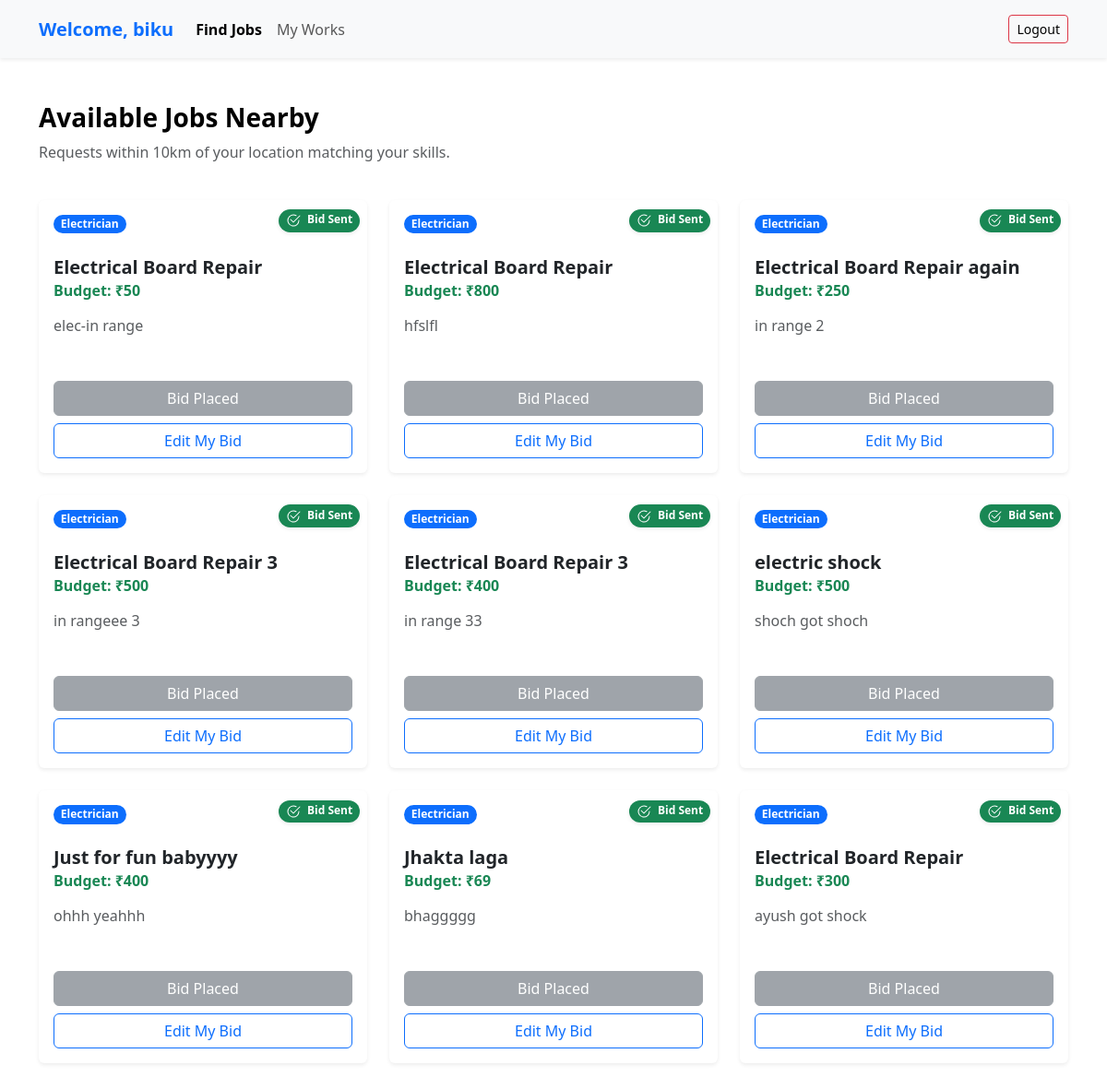
Screenshot of /provider_dashboard (signed in) with the database file from the repository.
### app.py (models this page shows)
class users(db.Model):
    id = db.Column(db.Integer, primary_key=True)
    email = db.Column(db.String(120), unique=True, nullable=False, index=True)
    password_hash = db.Column(db.String(255), nullable=False)
    full_name = db.Column(db.String(120), nullable=False)
    latitude = db.Column(db.Float, nullable=False)
    longitude = db.Column(db.Float, nullable=False)
    radius_km = db.Column(db.Float, default=5.0)  # optional usage
    is_provider = db.Column(db.Boolean, default=False)
    is_consumer = db.Column(db.Boolean, default=False)
    user_skill=db.Column(db.String(20), nullable=True)
    created_at = db.Column(db.DateTime, default=db.func.current_timestamp())

class service_request(db.Model):
    id=db.Column(db.Integer, primary_key=True)
    consumer_id=db.Column(db.Integer, nullable=False)
    con_latitude = db.Column(db.Float, nullable=False)
    con_longitude = db.Column(db.Float, nullable=False)
    service_title=db.Column(db.String(200), nullable=False)
    service_type=db.Column(db.String(50), nullable=False)
    budget=db.Column(db.Integer, nullable=False)
    desc=db.Column(db.String(500), nullable=False)
    is_active=db.Column(db.Boolean, default=True)
    is_inprogress=db.Column(db.Boolean, default=False)
    assigned_provider_id=db.Column(db.Integer, nullable=True)
    created_at=db.Column(db.DateTime, default=db.func.current_timestamp())

### app.py (the view)
@app.route('/provider_dashboard')
def provider_dashboard():
    if 'user_id' not in session:
        return redirect(url_for('login'))
    id=session['user_id']
    print("id:",id)
    current_user_object = users.query.get(id)
    print(current_user_object.user_skill)
    ser_req=service_request.query.filter_by(service_type=current_user_object.user_skill)
    my_bids=bids.query.filter_by(prov_id=id).all()
    bid_request_ids=[bid.ser_req_id for bid in my_bids]
    return render_template('provider/provider_dashboard.html',user=current_user_object,requests=ser_req,bid_request_ids=bid_request_ids)

### app.py (called while the page is built)
def calculate_distance(lat1, lon1, lat2, lon2):
    if None in [lat1, lon1, lat2, lon2]:
        return 99999 # Return a huge distance if data is missing
    lon1, lat1, lon2, lat2 = map(radians, [lon1, lat1, lon2, lat2])
    dlon = lon2 - lon1
    dlat = lat2 - lat1
    a = sin(dlat/2)**2 + cos(lat1) * cos(lat2) * sin(dlon/2)**2
    c = 2 * asin(sqrt(a))
    r = 6371 # Radius of earth in kilometers
    return c * r

### templates/provider/provider_dashboard.html (shortened to what this page needs)
{% extends 'base.html' %}
{% block body %}
<nav class="navbar navbar-expand-lg bg-body-tertiary shadow-sm sticky-top">
  <div class="container">
    <a class="navbar-brand fw-bold text-primary" href="#">
       Welcome, {{user.full_name}}
    </a>
    <div class="collapse navbar-collapse" id="navbarText">
      <ul class="navbar-nav me-auto mb-2 mb-lg-0">
        <li class="nav-item">
          <a class="nav-link active fw-bold" aria-current="page" href="#">Find Jobs</a>
        </li>
        <li class="nav-item">
          <a class="nav-link" href="{{ url_for('my_works') }}">My Works</a>
        </li>
      </ul>
      <span class="navbar-text">
        <a href="{{url_for('logout')}}" class="btn btn-outline-danger btn-sm">Logout</a>
      </span>
    </div>
  </div>
</nav>
<div class="container py-5">
  <div class="d-flex justify-content-between align-items-center mb-4">
    <div>
      <h3 class="fw-bold text-body-emphasis">Available Jobs Nearby</h3>
      <p class="text-body-secondary">Requests within 10km of your location matching your skills.</p>
    </div>
  </div>
  <div class="row row-cols-1 row-cols-md-2 row-cols-lg-3 g-4">
    {% for req in requests %}
      {% if distance_km(req.con_latitude, req.con_longitude, user.latitude, user.longitude) <= 10 %}
      <div class="col">
        <div class="card h-100 shadow-sm border-0 position-relative transition-hover">
          {% if req.id in bid_request_ids %}
          <div class="position-absolute top-0 end-0 m-2 z-2">
            <span class="badge bg-success rounded-pill shadow-sm">
              Bid Sent
            </span>
          </div>
          {% endif %}
          <div class="card-header bg-transparent border-0 pt-3">
            <div class="d-flex justify-content-between align-items-center">
              <span class="badge bg-primary rounded-pill">{{ req.service_type }}</span>
              <span class="text-body-secondary small">{{ req.created_at.strftime('%b %d') }}</span>
            </div>
          </div>
          <div class="card-body">
            <h5 class="card-title fw-bold text-body">{{ req.service_title }}</h5>
            <h6 class="card-subtitle mb-3 text-success fw-bold">
              Budget: ₹{{ req.budget }}
            </h6>
            <p class="card-text text-body-secondary text-truncate-3" style="min-height: 3rem;">
              {{ req.desc }}
            </p>
          </div>
          <div class="card-footer bg-transparent border-top-0 pb-3">
            <div class="d-grid gap-2">
              {% if req.id in bid_request_ids %}
                <button class="btn btn-secondary disabled" disabled>Bid Placed</button>
                <a href="{{url_for('edit_bid', serv_id=req.id)}}" class="btn btn-outline-primary">
                  Edit My Bid
                </a>
              {% else %}
                <a href="{{url_for('place_bid', serv_id=req.id)}}" class="btn btn-primary">
                  Place Bid Now
                </a>
              {% endif %}
            </div>
          </div>
        </div>
      </div>
      {% endif %}
    {% else %}
      <div class="col-12 text-center py-5">
        <h4 class="text-body-secondary">No jobs currently available.</h4>
        <p class="text-body-secondary">Check back later for new requests.</p>
      </div>
    {% endfor %}
  </div>
</div>
{% endblock body %}

### rows the page displays
users: full_name "biku"
service_request: shows "Bid Sent", service_type "Electrician", service_title "Electrical Board Repair", budget "50", desc "elec-in range"
service_request: shows "Bid Sent", service_type "Electrician", service_title "Electrical Board Repair", budget "800", desc "hfslfl"
service_request: shows "Bid Sent", service_type "Electrician", service_title "Electrical Board Repair again", budget "250", desc "in range 2"
service_request: shows "Bid Sent", service_type "Electrician", service_title "Electrical Board Repair 3", budget "500", desc "in rangeee 3"
service_request: shows "Bid Sent", service_type "Electrician", service_title "Electrical Board Repair 3", budget "400", desc "in range 33"
service_request: shows "Bid Sent", service_type "Electrician", service_title "electric shock", budget "500", desc "shoch got shoch"
service_request: shows "Bid Sent", service_type "Electrician", service_title "Just for fun babyyyy", budget "400", desc "ohhh yeahhh"
service_request: shows "Bid Sent", service_type "Electrician", service_title "Jhakta laga", budget "69", desc "bhaggggg"
service_request: shows "Bid Sent", service_type "Electrician", service_title "Electrical Board Repair", budget "300", desc "ayush got shock"
